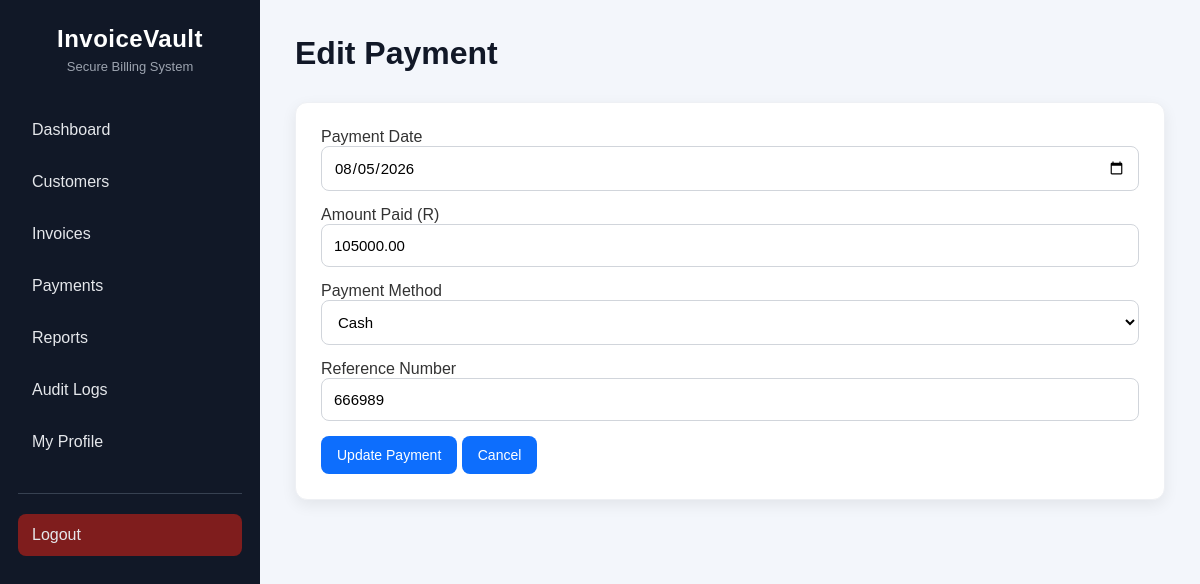
/edit_payment.php?id=4 (signed in), run on the app's committed database.
### tables this page shows
CREATE TABLE `payments` (
  `payment_id` int(11) NOT NULL,
  `invoice_id` int(11) NOT NULL,
  `payment_date` date NOT NULL,
  `amount_paid` decimal(10,2) NOT NULL,
  `payment_method` enum('Cash','Card','EFT') NOT NULL,
  `reference_number` varchar(100) DEFAULT NULL,
  `created_at` timestamp NOT NULL DEFAULT current_timestamp()
);

### edit_payment.php (the view, shortened to what this page needs)
<?php
include 'config/db.php';
$payment_id = intval($_GET['id']);
$payment = $conn->prepare("
SELECT *
FROM payments
WHERE payment_id=?
");
$payment->bind_param("i",$payment_id);
$payment->execute();
$result = $payment->get_result();
$data = $result->fetch_assoc();
?>
<!DOCTYPE html>
<html>
<head>
<link rel="stylesheet" href="assets/css/style.css">
</head>
<body>
<div class="dashboard-container">
<?php include 'includes/sidebar.php'; ?>
<div class="main-content">
<div class="header">
<h1>Edit Payment</h1>
</div>
<div class="table-section">
<form method="POST">
<label>Payment Date</label>
<input
type="date"
name="payment_date"
value="<?php echo $data['payment_date']; ?>"
required>
<label>Amount Paid (R)</label>
<input
type="number"
name="amount_paid"
step="0.01"
value="<?php echo $data['amount_paid']; ?>"
required>
<label>Payment Method</label>
<select name="payment_method">
<option value="Cash" <?php if($data['payment_method']=="Cash") echo "selected"; ?>>Cash</option>
</select>
<label>Reference Number</label>
<input
type="text"
name="reference_number"
value="<?php echo htmlspecialchars($data['reference_number']); ?>">
<button
type="submit"
name="update">
Update Payment
</button>
<a href="payments.php">
<button type="button">
Cancel
</button>
</a>
</form>
</div>
</div>
</div>
</body>
</html>

### assets/css/style.css (style rules this page uses)
* { margin:0; padding:0; box-sizing:border-box; font-family:Arial, Helvetica, sans-serif; }
body { background:#f3f6fb; color:#333; }
a { text-decoration:none; }
input, select { width:100%; padding:12px; margin-bottom:15px; border:1px solid #d1d5db; border-radius:8px; font-size:15px; background:#fff; }
button { padding:11px 16px; border:none; border-radius:8px; background:#0d6efd; color:#fff; cursor:pointer; font-size:14px; transition:.2s ease; width:auto; }
.dashboard-container { display:flex; min-height:100vh; }
.main-content { flex:1; padding:35px; overflow-x:auto; }
.header { margin-bottom:30px; }
.header h1 { margin-bottom:8px; color:#111827; }
.table-section { margin-top:30px; background:white; padding:25px; border-radius:12px; box-shadow:0 5px 15px rgba(0,0,0,.07); border:1px solid #eef0f4; }

### data on the page
payments: payment_date "08/05/2026", amount_paid "105000.00", payment_method "Cash", reference_number "666989"
